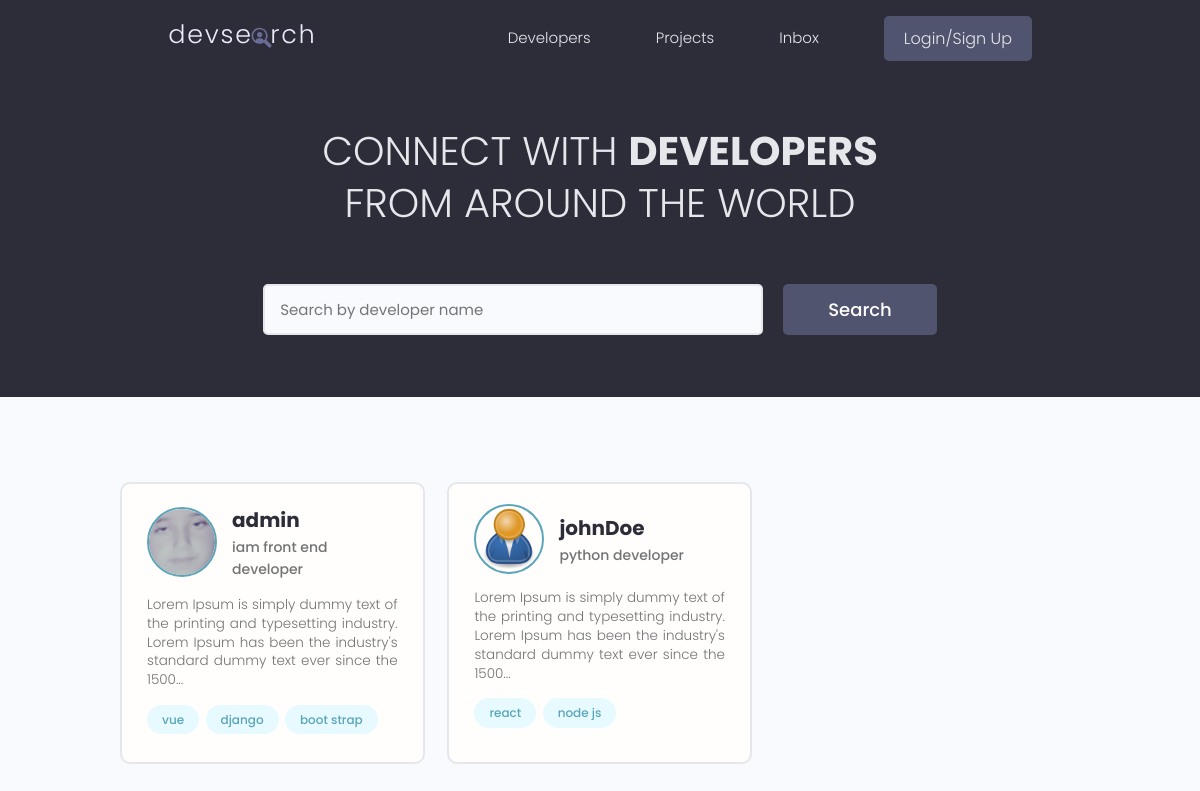
Before: / with the older database file.
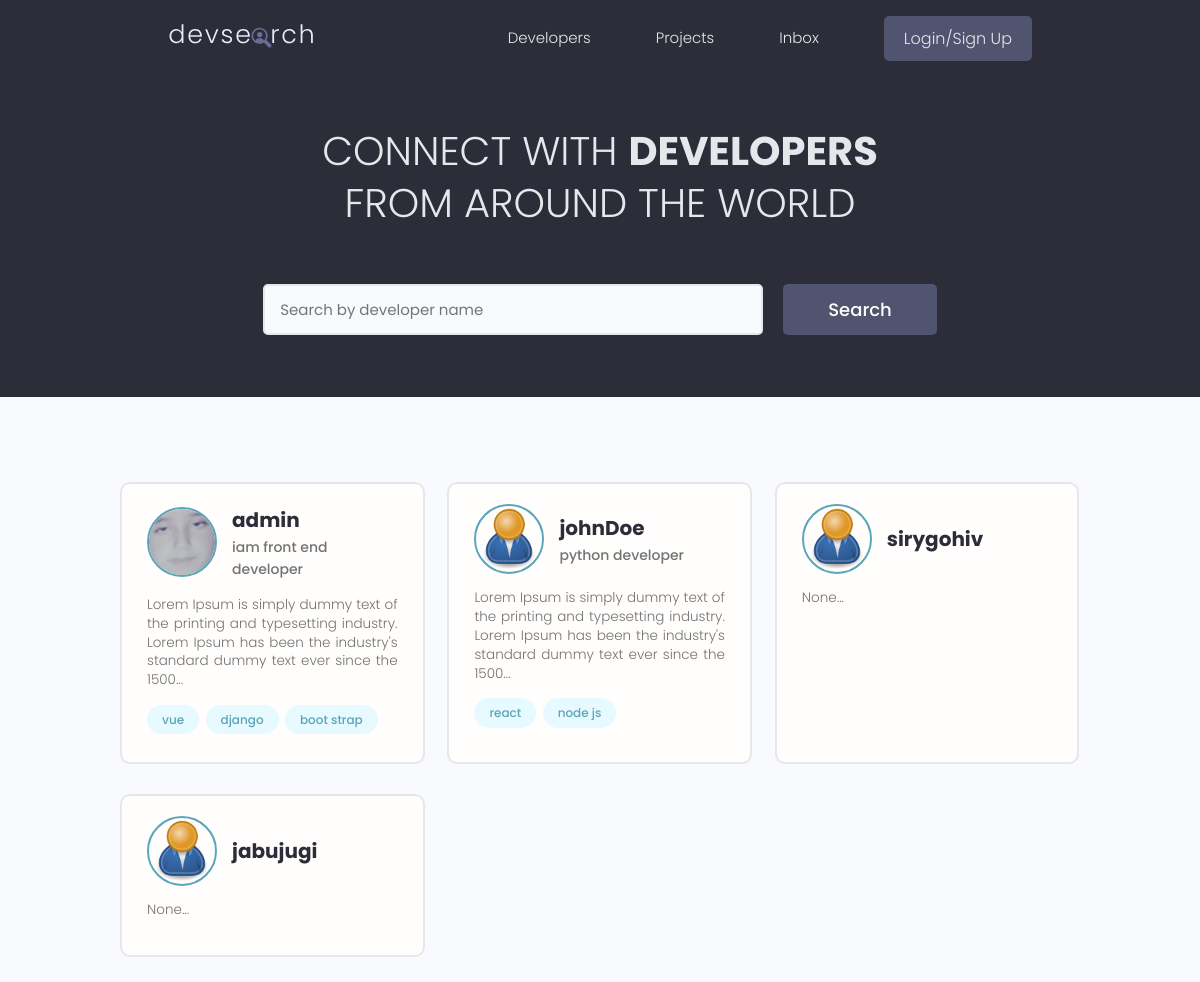
After: the same page with the newer database file.
### users/models.py (models this page shows)
class Profile(models.Model):
    id = models.UUIDField(default=uuid.uuid4, unique=True,
                            primary_key=True, editable=False)
    user = models.OneToOneField(
        User, null=True, blank=True, on_delete=models.CASCADE)
    name = models.CharField(max_length=200, null=True, blank=True)
    headline = models.CharField(max_length=800, null=True, blank=True)
    bio = models.TextField(null=True, blank=True)
    location = models.CharField(max_length=200, null=True, blank=True)
    profile_image = models.ImageField(
        null=True, blank=True, upload_to="profiles/", default="profiles/user-default.png")
    social_github = models.URLField(max_length=200, null=True, blank=True)
    social_twitter = models.URLField(max_length=200, null=True, blank=True)
    social_linkedin = models.URLField(max_length=200, null=True, blank=True)
    social_youtube = models.URLField(max_length=200, null=True, blank=True)
    social_website = models.URLField(max_length=200, null=True, blank=True)
    created = models.DateTimeField(auto_now_add=True)
    def __str__(self):
        return str(self.user.username)

class Skill(models.Model):
    id = models.UUIDField(default=uuid.uuid4, unique=True,
                            primary_key=True, editable=False)
    owner = models.ForeignKey(Profile, on_delete=models.CASCADE)
    name = models.CharField(max_length=200, null=True, blank=True)
    description = models.TextField(null=True, blank=True)
    created = models.DateTimeField(auto_now_add=True)
    def __str__(self):
        return self.name

### users/views.py (the view)
# urls.py: path('', views.profiles, name="profiles"),
def profiles(request):
    profiles = Profile.objects.all()
    context = {"profiles": profiles}
    return render(request, "users/profiles.html", context)

### users/templates/users/profiles.html (shortened to what this page needs)
{% extends 'main.html' %} {% block content %}
<main class="home">
    <section class="hero-section text-center">
        <div class="container container--narrow">
            <div class="hero-section__box">
                <h2>CONNECT WITH <span>DEVELOPERS</span></h2>
                <h2>FROM AROUND THE WORLD</h2>
            </div>
            <div class="hero-section__search">
                <form class="form" action="#" method="get">
                    <div class="form__field">
                        <input class="input input--text" id="formInput#search" type="text" name="text"
                            placeholder="Search by developer name" />
                    </div>
                    <input class="btn btn--sub btn--lg" type="submit" value="Search" />
                </form>
            </div>
        </div>
    </section>
    <section class="devlist">
        <div class="container">
            <div class="grid grid--three">
                {% for profile in profiles %}
                <div class="column card">
                    <div class="dev">
                        <a href="{% url 'user-profile' profile.id %}" class="card__body">
                            <div class="dev__profile">
                                <img class="avatar avatar--md" src="{{profile.profile_image.url}}"
                                    alt="image" />
                                <div class="dev__meta">
                                    <h3>{{profile}}</h3>
                                    <h5>{{profile.headline|default:""|slice:"60"}}</h5>
                                </div>
                            </div>
                            <p class="dev__info">{{profile.bio|slice:"150"}}...</p>
                            <div class="dev__skills">
                                {% for skill in profile.skill_set.all|slice:"3" %}
                                <span class="tag tag--pill tag--main">
                                    <small>{{skill}}</small>
                                </span>
                                {% endfor %}
                            </div>
                        </a>
                    </div>
                </div>
                {% endfor %}
            </div>
        </div>
    </section>
</main>
{% endblock content %}

Changed rows visible on the page:
added Profile: profile_image (placeholder picture), user.username "sirygohiv", bio "None"
added Profile: profile_image (placeholder picture), user.username "jabujugi", bio "None"
